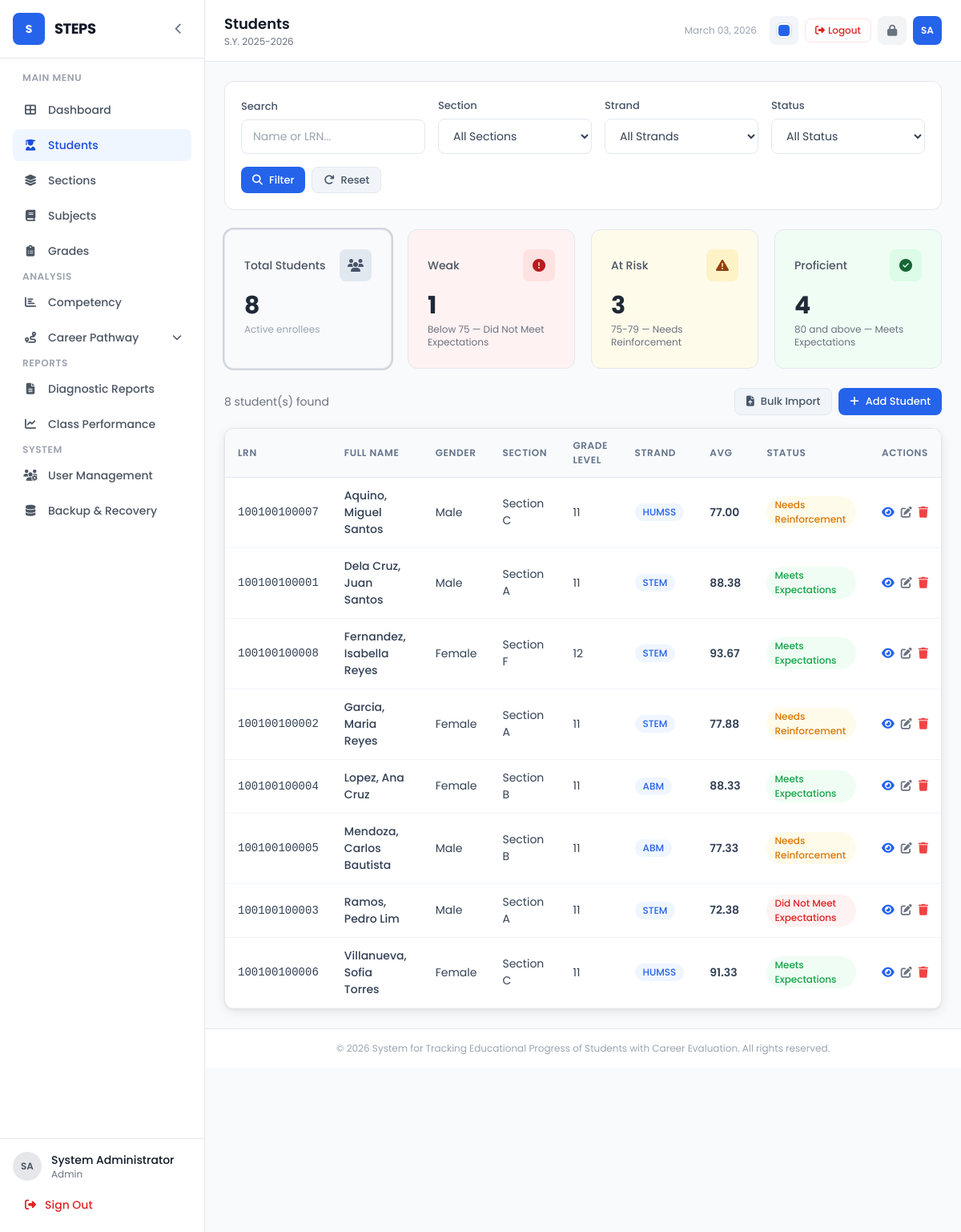
/students/index.php (signed in), run on an earlier commit of the app's database.
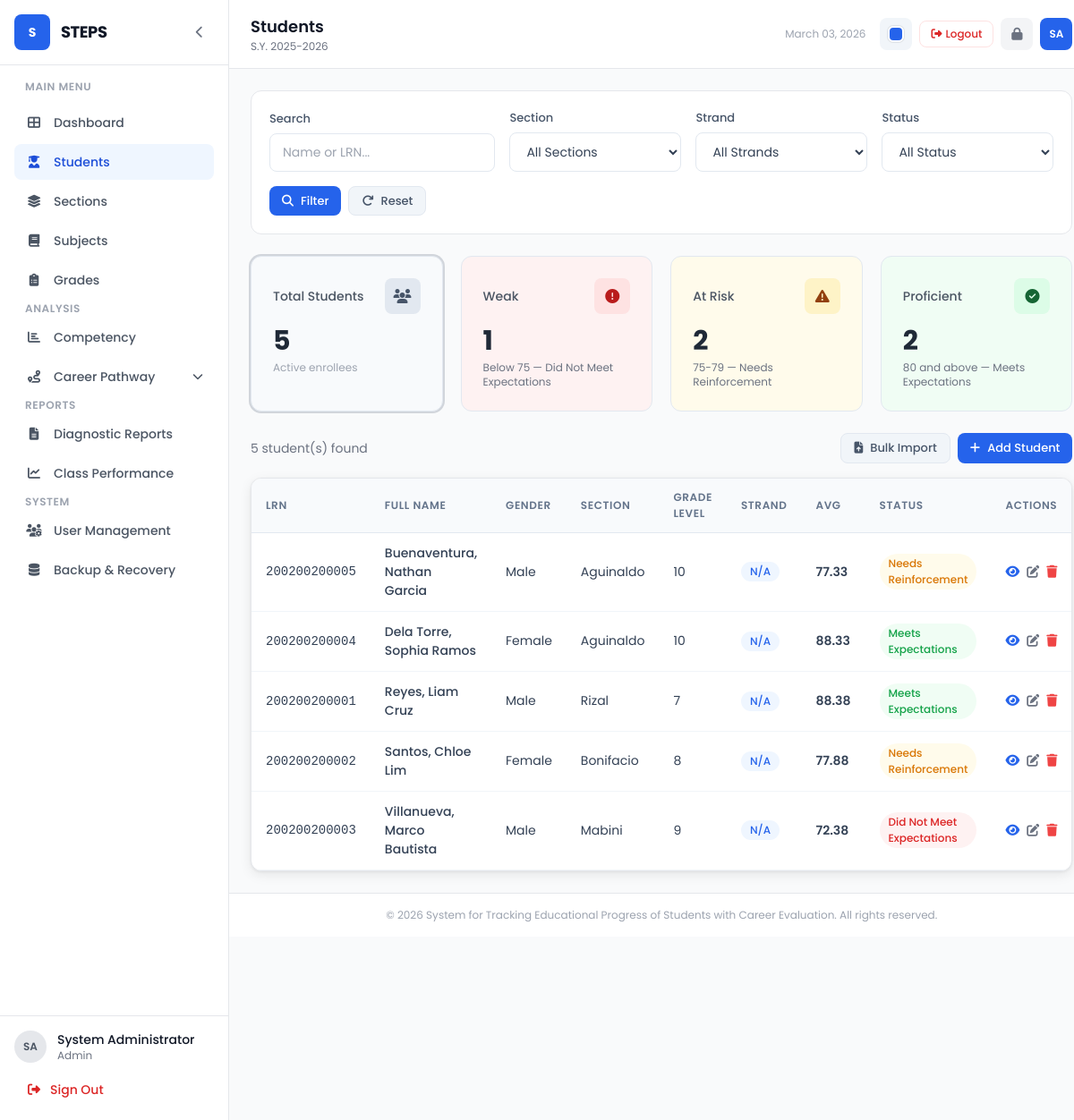
And on a later commit of the database.
### tables this page shows
CREATE TABLE IF NOT EXISTS students (
    id INT AUTO_INCREMENT PRIMARY KEY,
    lrn VARCHAR(20) NOT NULL UNIQUE,
    first_name VARCHAR(50) NOT NULL,
    last_name VARCHAR(50) NOT NULL,
    middle_name VARCHAR(50),
    gender ENUM('Male', 'Female') NOT NULL,
    birthdate DATE,
    section_id INT,
    strand_id INT,
    school_year VARCHAR(20) NOT NULL,
    status ENUM('active', 'inactive', 'graduated') NOT NULL DEFAULT 'active',
    created_at TIMESTAMP DEFAULT CURRENT_TIMESTAMP,
    updated_at TIMESTAMP DEFAULT CURRENT_TIMESTAMP ON UPDATE CURRENT_TIMESTAMP,
    FOREIGN KEY (section_id) REFERENCES sections(id) ON DELETE SET NULL,
    FOREIGN KEY (strand_id) REFERENCES strands(id) ON DELETE SET NULL
);

CREATE TABLE IF NOT EXISTS sections (
    id INT AUTO_INCREMENT PRIMARY KEY,
    section_name VARCHAR(50) NOT NULL,
    grade_level INT NOT NULL,
    strand VARCHAR(50),
    adviser_id INT,
    school_year VARCHAR(20) NOT NULL,
    created_at TIMESTAMP DEFAULT CURRENT_TIMESTAMP,
    FOREIGN KEY (adviser_id) REFERENCES users(id) ON DELETE SET NULL
);

CREATE TABLE IF NOT EXISTS strands (
    id INT AUTO_INCREMENT PRIMARY KEY,
    strand_code VARCHAR(20) NOT NULL UNIQUE,
    strand_name VARCHAR(100) NOT NULL,
    description TEXT,
    created_at TIMESTAMP DEFAULT CURRENT_TIMESTAMP
);

### config/constants.php (called while the page is built, shortened)
<?php
function getCompetencyLevel($grade) {
    if ($grade < COMP_WEAK_THRESHOLD) {
        return ['level' => 'weak', 'label' => 'Did Not Meet Expectations', 'color' => 'red'];
    } elseif ($grade >= COMP_AT_RISK_MIN && $grade <= COMP_AT_RISK_MAX) {
        return ['level' => 'at_risk', 'label' => 'Needs Reinforcement', 'color' => 'amber'];
    } else {
        return ['level' => 'proficient', 'label' => 'Meets Expectations', 'color' => 'emerald'];
    }
}
function sanitize($data) {
    return htmlspecialchars(strip_tags(trim($data)), ENT_QUOTES, 'UTF-8');
}
function formatNumber($num, $decimals = 2) {
    return number_format((float)$num, $decimals);
}

### students/index.php (the view, shortened to what the rows shown need)
<?php
require_once __DIR__ . '/../includes/header.php';
$isGuidance = (($_SESSION['role'] ?? '') === 'guidance');
$query = "SELECT s.*, sec.section_name, sec.grade_level, st.strand_code, st.strand_name,
          (SELECT AVG(g.grade) FROM grades g WHERE g.student_id = s.id) as avg_grade
          FROM students s
          LEFT JOIN sections sec ON s.section_id = sec.id
          LEFT JOIN strands st ON s.strand_id = st.id
          WHERE s.status = 'active'";
$params = [];
$query .= " ORDER BY s.last_name, s.first_name";
$stmt = $pdo->prepare($query);
$stmt->execute($params);
$students = $stmt->fetchAll();
require_once __DIR__ . '/../includes/sidebar.php';
?>
<div class="bg-white border border-gray-200 rounded-xl overflow-hidden">
    <div class="overflow-x-auto">
        <table class="steps-table" id="studentsTable">
            <thead>
                <tr>
                    <th>LRN</th>
                    <th>Full Name</th>
                    <th>Gender</th>
                    <th>Section</th>
                    <th>Grade Level</th>
                    <th>Strand</th>
                    <th>Avg</th>
                    <th>Status</th>
                    <th>Actions</th>
                </tr>
            </thead>
            <tbody>
                <?php foreach ($students as $s): ?>
                    <?php $comp = $s['avg_grade'] !== null ? getCompetencyLevel($s['avg_grade']) : null; ?>
                    <tr>
                        <td class="text-xs font-mono"><?= sanitize($s['lrn']) ?></td>
                        <td class="font-medium"><?= sanitize($s['last_name'] . ', ' . $s['first_name'] . ' ' . ($s['middle_name'] ?? '')) ?></td>
                        <td><?= $s['gender'] ?></td>
                        <td><?= sanitize($s['section_name'] ?? 'N/A') ?></td>
                        <td><?= $s['grade_level'] ?? 'N/A' ?></td>
                        <td><span class="badge badge-blue"><?= sanitize($s['strand_code'] ?? 'N/A') ?></span></td>
                        <td class="font-semibold"><?= $s['avg_grade'] !== null ? formatNumber($s['avg_grade']) : '<span class="text-gray-300">—</span>' ?></td>
                        <td>
                            <?php if ($comp): ?>
                                <span class="badge badge-<?= $comp['color'] === 'emerald' ? 'green' : $comp['color'] ?>">
                                    <?= $comp['label'] ?>
                                </span>
                            <?php else: ?>
                                <span class="text-gray-300 text-xs">No grades</span>
                            <?php endif; ?>
                        </td>
                        <td>
                            <div class="flex items-center gap-2">
                                <a href="<?= BASE_URL ?>students/view.php?id=<?= $s['id'] ?>" class="text-blue-600 hover:text-blue-800" title="View"><i class="fas fa-eye"></i></a>
                                <?php if (!$isGuidance): ?>
                                <button onclick="loadEditStudent(<?= $s['id'] ?>)" class="text-gray-500 hover:text-gray-700" title="Edit"><i class="fas fa-edit"></i></button>
                                <form method="POST" class="inline" onsubmit="event.preventDefault(); confirmDelete(this, 'this student');">
                                    <button type="submit" class="text-red-500 hover:text-red-700" title="Remove"><i class="fas fa-trash"></i></button>
                                </form>
                                <?php endif; ?>
                            </div>
                        </td>
                    </tr>
                <?php endforeach; ?>
            </tbody>
        </table>
    </div>
</div>
<?php require_once __DIR__ . '/../includes/footer.php'; ?>

What changed in the data, as far as the page shows it:
removed students: lrn "100100100007", last_name+first_name+middle_name "Aquino, Miguel Santos", gender "Male", section.section_name "Section C", section.grade_level "11", strand.strand_code "HUMSS", avg_grade "77.00", label "Needs Reinforcement"
removed students: lrn "100100100008", last_name+first_name+middle_name "Fernandez, Isabella Reyes", gender "Female", section.section_name "Section F", section.grade_level "12", strand.strand_code "STEM", avg_grade "93.67", label "Meets Expectations"
removed students: lrn "100100100006", last_name+first_name+middle_name "Villanueva, Sofia Torres", gender "Female", section.section_name "Section C", section.grade_level "11", strand.strand_code "HUMSS", avg_grade "91.33", label "Meets Expectations"
changed students: lrn "100100100005" → "200200200005"; last_name+first_name+middle_name "Mendoza, Carlos Bautista" → "Buenaventura, Nathan Garcia"; section.section_name "Section B" → "Aguinaldo"; section.grade_level "11" → "10"; strand.strand_code "ABM" → "N/A"; moves up the list
changed students: lrn "100100100004" → "200200200004"; last_name+first_name+middle_name "Lopez, Ana Cruz" → "Dela Torre, Sophia Ramos"; section.section_name "Section B" → "Aguinaldo"; section.grade_level "11" → "10"; strand.strand_code "ABM" → "N/A"; moves up the list
changed students: lrn "100100100001" → "200200200001"; last_name+first_name+middle_name "Dela Cruz, Juan Santos" → "Reyes, Liam Cruz"; section.section_name "Section A" → "Rizal"; section.grade_level "11" → "7"; strand.strand_code "STEM" → "N/A"
changed students: lrn "100100100002" → "200200200002"; last_name+first_name+middle_name "Garcia, Maria Reyes" → "Santos, Chloe Lim"; section.section_name "Section A" → "Bonifacio"; section.grade_level "11" → "8"; strand.strand_code "STEM" → "N/A"
changed students: lrn "100100100003" → "200200200003"; last_name+first_name+middle_name "Ramos, Pedro Lim" → "Villanueva, Marco Bautista"; section.section_name "Section A" → "Mabini"; section.grade_level "11" → "9"; strand.strand_code "STEM" → "N/A"
Also different on the page:
count($students): "8" → "5"
$atRiskStudents: "3" → "2"
$profStudents: "4" → "2"
